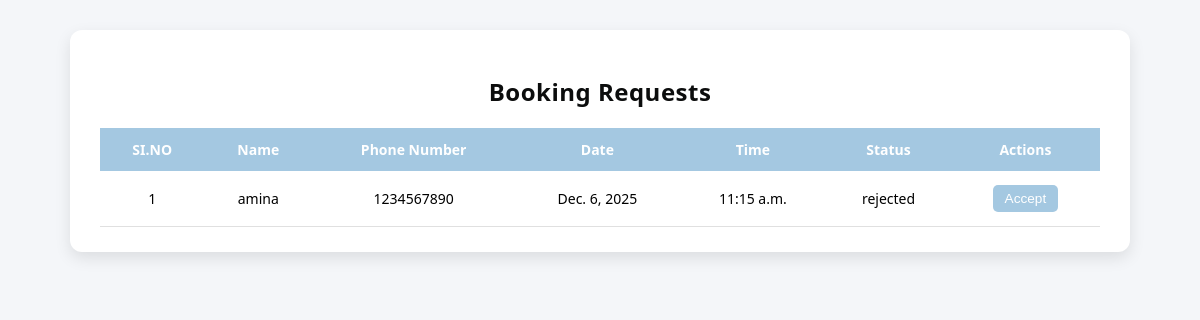
The page /ViewPatientRequest on the database as committed earlier.
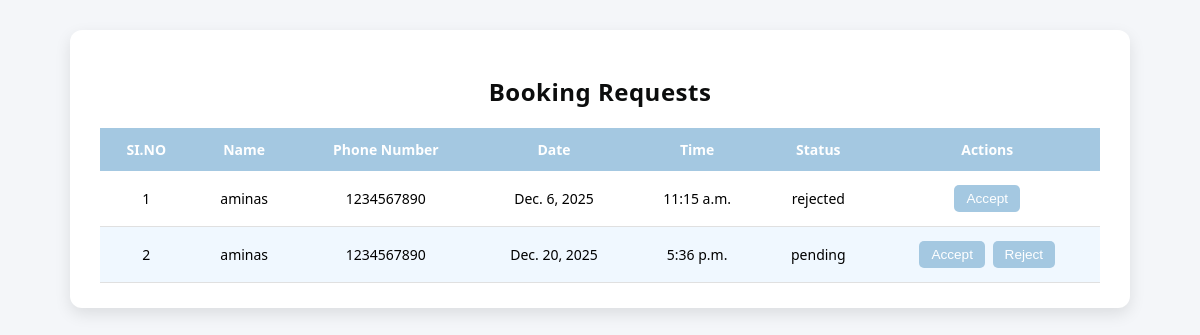
The same page on the database as committed later.
### RenalGuideApp/models.py (models this page shows)
class SlotBookingTable(models.Model):
    CARETAKERID=models.ForeignKey(CaretakerTable,on_delete=models.CASCADE, null=True,blank=True)
    SLOT=models.ForeignKey(SlotTable,on_delete=models.CASCADE, null=True,blank=True)
    status=models.CharField(max_length=30,null=True,blank=True)

class CaretakerTable(models.Model):
    name=models.CharField(max_length=30,null=True,blank=True)
    age=models.IntegerField(null=True,blank=True)
    phonenumber=models.BigIntegerField(null=True,blank=True)
    sex=models.CharField(max_length=30,null=True,blank=True)
    email=models.CharField(null=True,blank=True)
    status = models.CharField(max_length=100, null=True, blank=True)
    LOGINID=models.ForeignKey(LoginTable,on_delete=models.CASCADE, null=True,blank=True)

class SlotTable(models.Model):
    date=models.DateField(null=True,blank=True)
    time=models.TimeField(null=True,blank=True)
    availability=models.CharField(max_length=30,null=True,blank=True)

### RenalGuideApp/views.py (the view)
# urls.py: path('ViewPatientRequest', ViewPatientRequest.as_view(), name="ViewPatientRequest"),
class ViewPatientRequest(View):
    def get(self, request):
        c=SlotBookingTable.objects.all()
        return render(request, 'administration/ViewPatientRequest.html',{'booking':c})

### templates/administration/ViewPatientRequest.html (shortened to what this page needs)
<!DOCTYPE html>
<html lang="en">
<head>
</head>
<body>
    <div class="container">
        <h2>Booking Requests</h2>
        <table>
            <thead>
                <tr>
                    <th>SI.NO</th>
                    <th>Name</th>
                    <th>Phone Number</th>
                    <th>Date</th>
                    <th>Time</th>
                    <th>Status</th>
                    <th>Actions</th>
                </tr>
            </thead>
            <tbody>
                {% for i in booking %}
                <tr>
                    <td data-label="SI.NO">{{ forloop.counter }}</td>
                    <td data-label="Name">{{ i.CARETAKERID.name }}</td>
                    <td data-label="Phone Number">{{ i.CARETAKERID.phonenumber }}</td>
                    <td data-label="Date">{{ i.SLOT.date }}</td>
                    <td data-label="Time">{{ i.SLOT.time }}</td>
                    <td data-label="Status">{{ i.status }}</td>
                    <td data-label="Actions">
                        {% if i.status == "pending" %}
                            <a href="/accept/{{i.id}}"><button>Accept</button></a>
                            <a href="/reject/{{i.id}}"><button>Reject</button></a>
                        {% elif i.status == "rejected" %}
                            <a href="/accept/{{i.id}}"><button>Accept</button></a>
                        {% else %}
                            <a href="/reject/{{i.id}}"><button>Reject</button></a>
                        {% endif %}
                    </td>
                </tr>
                {% endfor %}
            </tbody>
        </table>
    </div>
</body>
</html>

Rows that differ between the two databases and show on the page:
changed through a linked row, SlotBookingTable "rejected": CARETAKERID.name "amina" → "aminas"
added SlotBookingTable: CARETAKERID.name "aminas", CARETAKERID.phonenumber "1234567890", SLOT "Dec. 20, 2025", SLOT.time "5:36 p.m.", status "pending"
